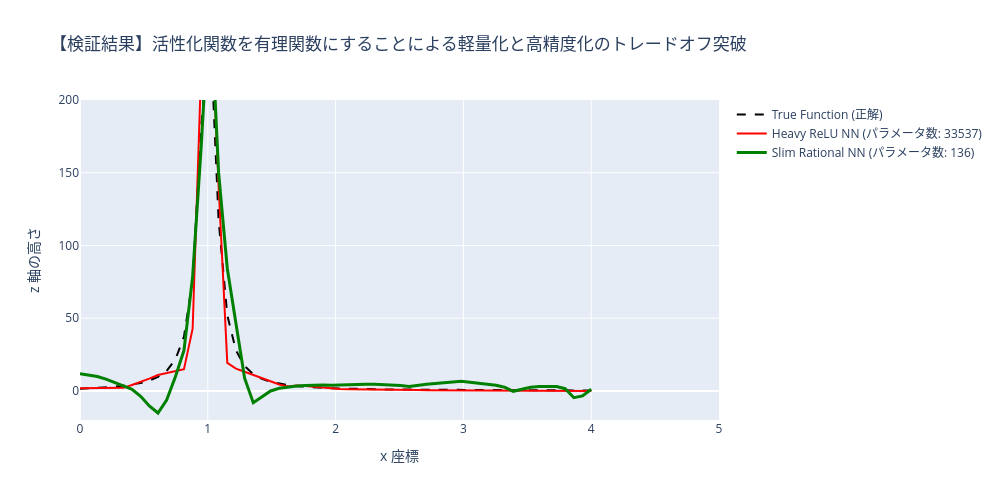

Here is the notebook cell this chart was saved with:
### Code cell
fig.update_layout(
    title='【検証結果】活性化関数を有理関数にすることによる軽量化と高精度化のトレードオフ突破',
    xaxis_title='x 座標', yaxis_title='z 軸の高さ',
    xaxis_range=[0.0, 5.0], yaxis_range=[-20.0, 200.0], width=1000, height=500
)
fig.show()
